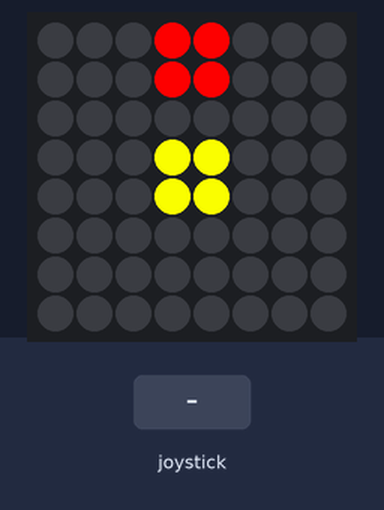
Recording of a program running on a simulated Raspberry Pi (BCM pin numbers) with a Sense HAT. Shown: the Sense HAT's 8×8 RGB LED matrix. Inputs (shaded band) come from the test bench.

Above: at 3.6 s.
3.7 s: joystick clicked
At 6.6 s:
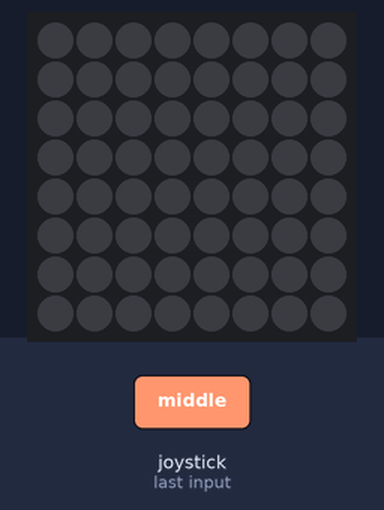
6.7 s: joystick pushed up
8.2 s: joystick pushed down
At 8.7 s:
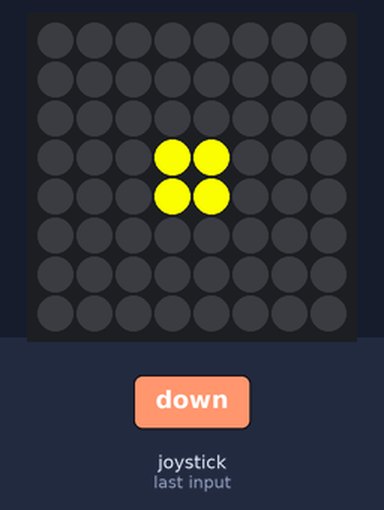
Timing chart, 0 to 11.2 s (numbered marks = the images above; inputs shaded):
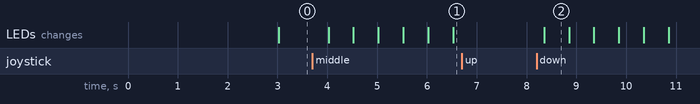

Measured:
- after the input at 6.7 s, every drawn part: stays the same
- after the input at 8.2 s, the LEDs: change after 0.15 s (image 2)
- what the display in image 2 shows lasts 0.5 s, from 8.4 s to 8.9 s

The program:

Traffic_Lights.py
```python
from sense_hat import SenseHat
import time
sense = SenseHat()
state = 0
color = 0
stop = False
w = (255,255,255)
r = (255,0,0)
g = (0,255,0)
y = (255,255,0)
n = (0,0,0)
red = [
 n, n, n, r, r, n, n, n,
 n, n, n, r, r, n, n, n,
 n, n, n, n, n, n, n, n,
 n, n, n, n, n, n, n, n,
 n, n, n, n, n, n, n, n,
 n, n, n, n, n, n, n, n,
 n, n, n, n, n, n, n, n,
 n, n, n, n, n, n, n, n
 ]
red_yellow = [ n, n, n, r, r, n, n, n,
 n, n, n, r, r, n, n, n,
 n, n, n, n, n, n, n, n,
 n, n, n, y, y, n, n, n,
 n, n, n, y, y, n, n, n,
 n, n, n, n, n, n, n, n,
 n, n, n, n, n, n, n, n,
 n, n, n, n, n, n, n, n
 ]
yellow = [
 n, n, n, n, n, n, n, n,
 n, n, n, n, n, n, n, n,
 n, n, n, n, n, n, n, n,
 n, n, n, y, y, n, n, n,
 n, n, n, y, y, n, n, n,
 n, n, n, n, n, n, n, n,
 n, n, n, n, n, n, n, n,
 n, n, n, n, n, n, n, n
 ]
green = [
 n, n, n, n, n, n, n, n,
 n, n, n, n, n, n, n, n, n, n, n, n, n, n, n, n,
 n, n, n, n, n, n, n, n,
 n, n, n, n, n, n, n, n,
 n, n, n, n, n, n, n, n,
 n, n, n, g, g, n, n, n,
 n, n, n, g, g, n, n, n
 ]
def chromia_state(duration,color):
   global stop
   #while stop == True :


 #localStop = stop
# while (stop==False):
# while (localStop == stop) :
   if color == 0 :
     sense.set_pixels(red)
   elif color == 1 :
     sense.set_pixels(yellow)
   elif color == 2 :
     sense.set_pixels(green)
   elif color == 3 :
     sense.set_pixels(red_yellow)
   time.sleep(duration)
   sense.clear()

def out_of_order_state():
 sense.set_pixels(yellow)
 time.sleep(0.5)
 sense.clear()
 time.sleep(0.5)
def set_state():
 global state
# state variable has been defined outside
 if state < 3:
   state += 1
 elif state == 3:
   state = 0
 else:
   pass
def button_event(event):
 global state
 global color
 if event.action == 'released':
  if state != 4:
   state = 4
  else:
   state = 3
def button_event2(event):
 global stop
 if event.action == 'released':
   stop = True
def button_event3(event):
 global stop
 if event.action == 'released':
   stop = False

sense.stick.direction_middle = button_event
sense.stick.direction_up = button_event2
sense.stick.direction_down = button_event3
def main():
 global state
 global stop
 global color
 while True:


  if stop == False:
   if state == 0:
    chromia_state(3,0)

   elif state == 1:
    chromia_state(1,3)
   elif state == 2:
    chromia_state(2,2)
   elif state == 3:
    chromia_state(1,1)
   else:
    out_of_order_state()
   set_state()
  else :
    while (stop == True):
     if state == 0 :
      sense.set_pixels(red)
     elif state == 1 :
      sense.set_pixels(red_yellow)
     elif state == 2 :
      sense.set_pixels(green)
     elif state == 3 :
      sense.set_pixels(yellow)


if __name__ == '__main__':
  main()
  
```
